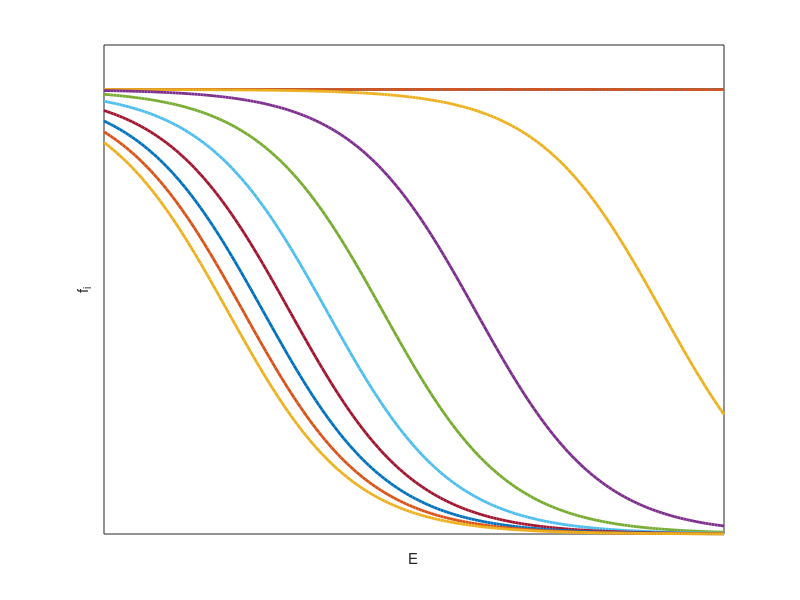

Write the MATLAB code that produced this figure.
close all
Ef = 1;
k = 1;
T = linspace(0,0.5,10);
beta = 1;
Ei = linspace(0,10,200);
alpha = -Ef./(k*T);
for ii=1:length(alpha)
    f = 1./(1+exp(alpha(ii)+beta*Ei));
    plot(Ei,f, 'Linewidth', 2)
    axis([0 10 0 1.1])
    xlabel('E'); ylabel('f_i')
    set(gca,'XTick',[], 'YTick', [])
    hold on
end
